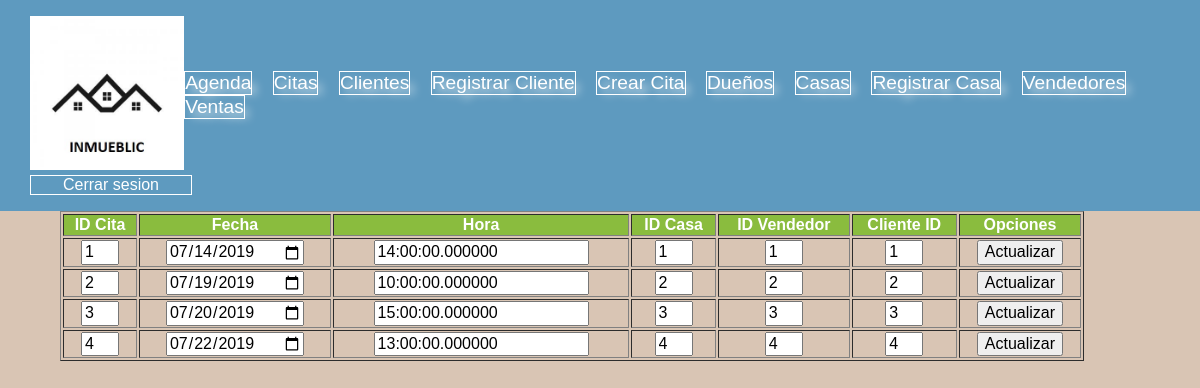
Screenshot of /admin/citas.php with the database file from the repository.
### tables this page shows
create table cita(
cit_id int primary key auto_increment,
cit_fecha_cita date not null,
cit_hora_cita time(6) not null,
cit_cas_id int not null references casa(cas_id),
cit_vend_id int not null references vendedor(vend_id),
cit_cli_id int not null references cliente(cli_id)
);

### admin/citas.php (the view, shortened to what this page needs)
<!DOCTYPE html>
<html lang="es">
<head>
<link href="../css/estilos.css" type="text/css" rel="stylesheet" />
<link href="../css/pop.css" type="text/css" rel="stylesheet" />
    <link rel="stylesheet" href="../css/styles.css">
	<link rel="stylesheet" href="../css/normalize.css">
</head>
<body>
<?php include('header.inc'); ?>
<div class="principal">
<?php
include("../config1.php");
$con=@mysqli_connect($HOST,$USER,$PASS,$BD);
$con -> set_charset("utf8");
if($con){
		$query="SELECT * FROM cita;";
		$consulta=mysqli_query($con,$query);
		if($consulta){
					  while($fila=mysqli_fetch_assoc($consulta)){
																$arreglo[]=$fila;
																}
					  echo "<table border=1 class='ventab'>";
					  echo "<tr class='encabezado'>";
					  echo "<th>ID Cita</th>";
					  echo "<th>Fecha</th>";
					  echo "<th>Hora</th>";
					  echo "<th>ID Casa</th>";
					  echo "<th>ID Vendedor</th>";
					  echo "<th>Cliente ID</th>";
					  echo "<th>Opciones</th>";
					  echo "</tr>";
					  foreach($arreglo as $ele){
									echo"<tr>";
									echo "<form action='actualizarCita.php' onsubmit='return valida(this)' method='POST'>";
												echo"<td><input name='txt_id' type='text' class='inid' value='{$ele['cit_id']}' readonly='readonly'/></td>";
												echo"<td><input name='txt_fecha' type='date' value='{$ele['cit_fecha_cita']}'/></td>";
												echo"<td><input name='txt_hora' type='text' value='{$ele['cit_hora_cita']}'/></td>";
												echo"<td><input name='txt_id_casa' type='text' class='inid' value='{$ele['cit_cas_id']}'/></td>";
												echo"<td><input name='txt_id_vend' type='text' class='inid' value='{$ele['cit_vend_id']}'/></td>";
												echo"<td><input name='txt_id_cli' type='text' class='inid' value='{$ele['cit_cli_id']}'/></td>";
												echo "<td><input type='submit' name='actualizar' value='Actualizar' /></td>";
												echo "</form>";
									echo"</tr>";
							}
						echo"</table>";
		}else{
				echo"Error en la consulta";
			 }
}else{
	 echo "Error en la base de datos";
	 }
?>
</div>
</body>
</html>

### css/estilos.css (style rules this page uses)
.principal { width:90%; max-width:1200px; margin:auto; }
table.ventab { margin:center; text-align:center; width:100%; max-width:1024px; }
input.inid { width:30px; }
tr.encabezado { background-color:#8ABC3E; color:#fff; }

### css/styles.css (style rules this page uses)
:root { --blue:#4B89BF; --ligth-blue:#5E9ABF; --green:#70732F; --ligth-green:#8A8C3E; --ligth-brown:#D9C5B4; --brown:#867B77; font-family: sans-serif, Arial, Helvetica; }
body { background-color: var(--ligth-brown); }

### rows the page displays
cita: txt_id "1", txt_fecha "07/14/2019", txt_hora "14:00:00.000000", txt_id_casa "1", txt_id_vend "1", txt_id_cli "1"
cita: txt_id "2", txt_fecha "07/19/2019", txt_hora "10:00:00.000000", txt_id_casa "2", txt_id_vend "2", txt_id_cli "2"
cita: txt_id "3", txt_fecha "07/20/2019", txt_hora "15:00:00.000000", txt_id_casa "3", txt_id_vend "3", txt_id_cli "3"
cita: txt_id "4", txt_fecha "07/22/2019", txt_hora "13:00:00.000000", txt_id_casa "4", txt_id_vend "4", txt_id_cli "4"
